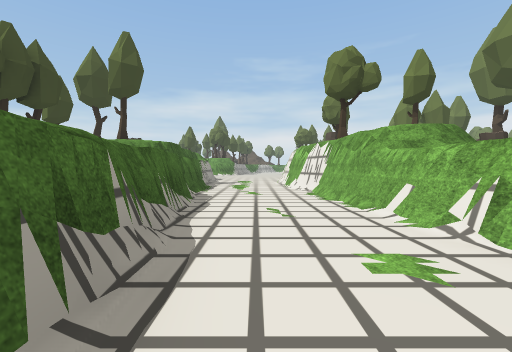
view 1 (above)

24 first-person views from a walk through a Unity game level. The camera is 1.4 m above the floor, tilts 2° down and sees 90° across. The floor is counted in squares, 2 m on a side. Each view is taken from the middle of a square. On the plan, view 1 faces up. The plan holds only what a view shows up to about 9 squares ahead; the rest is blank. The place goes on beyond the plan. Some animated figures are not drawn. Some surface patterns are stand-ins.

view 2
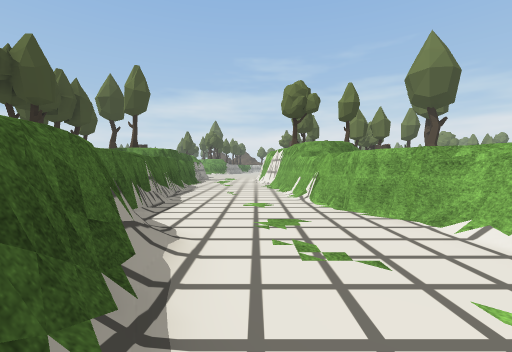

view 3
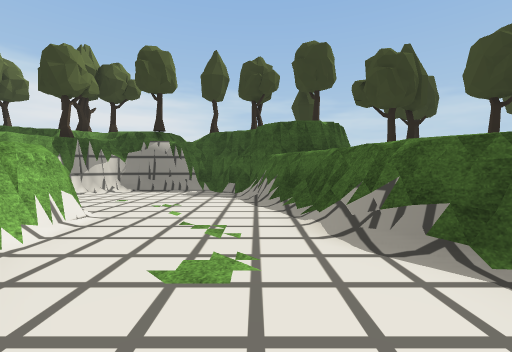

view 4
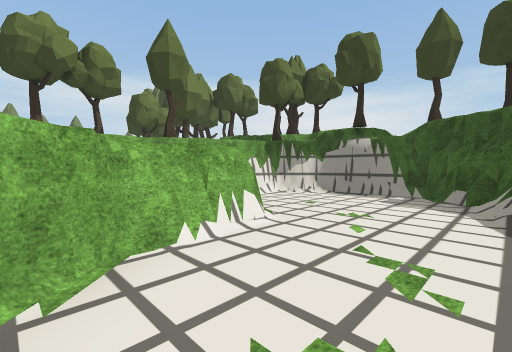

view 5
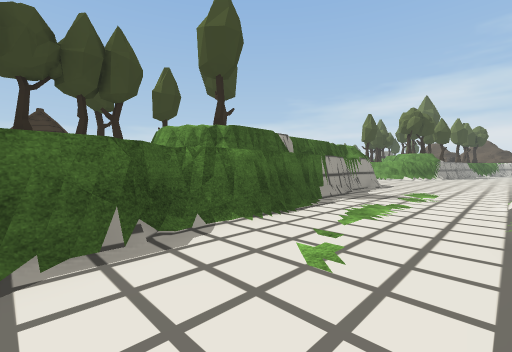

view 6
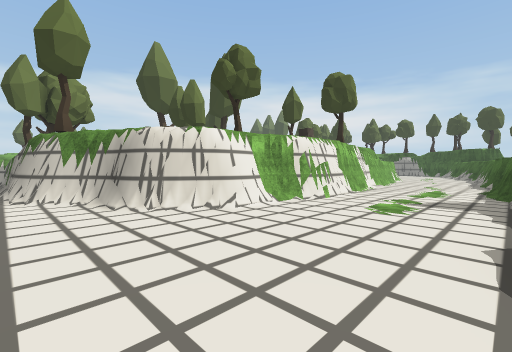

view 7
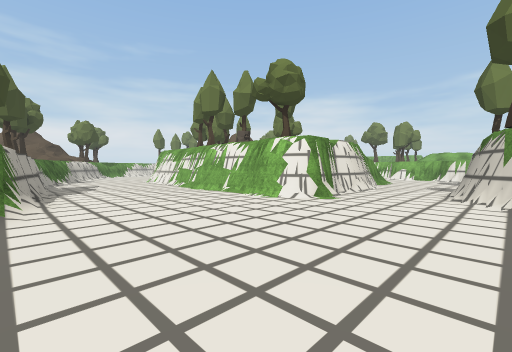

view 8
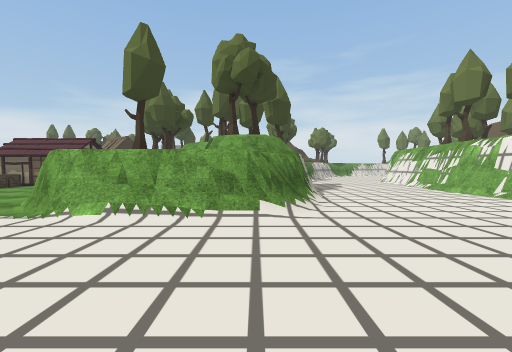

view 9
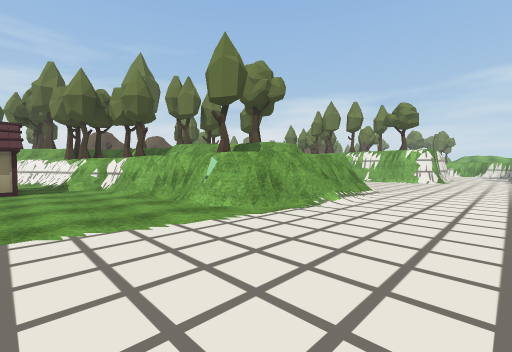

view 10
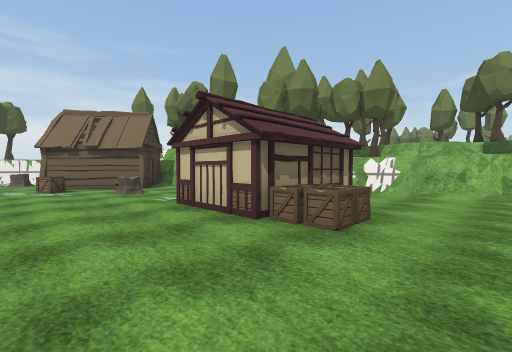

view 11
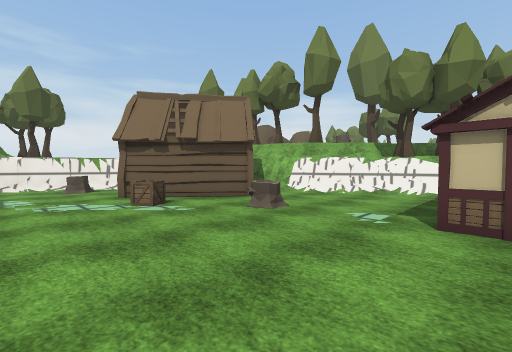

view 12
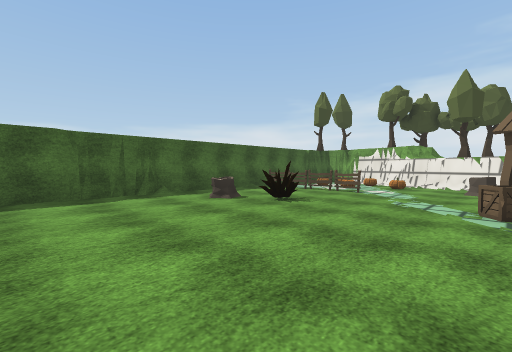

view 13
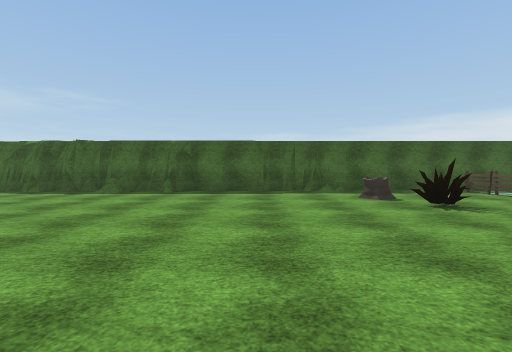

view 14
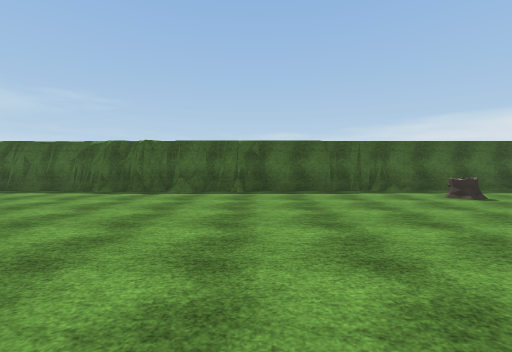

view 15
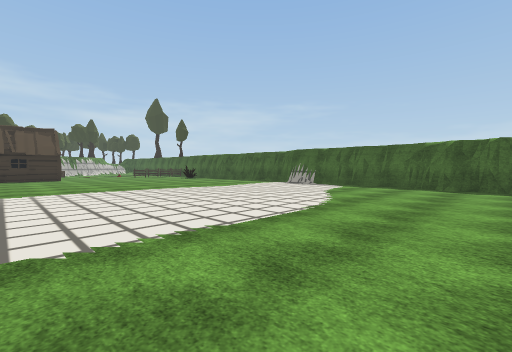

view 16
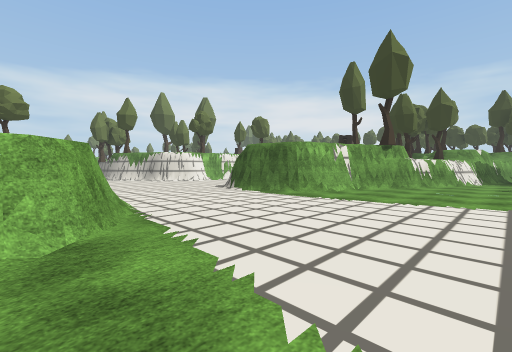

view 17
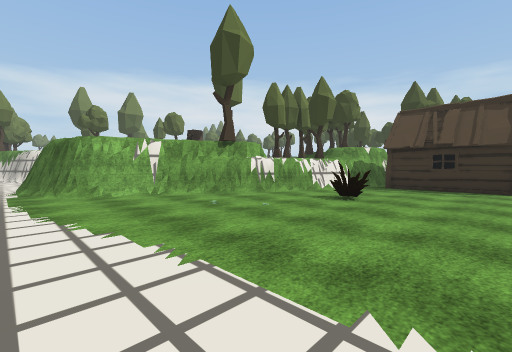

view 18
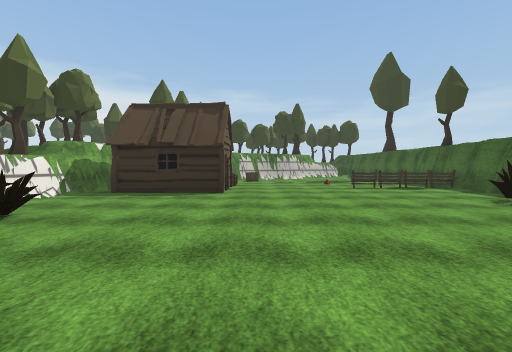

view 19
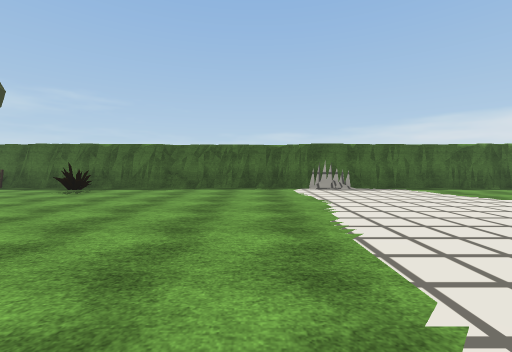

view 20
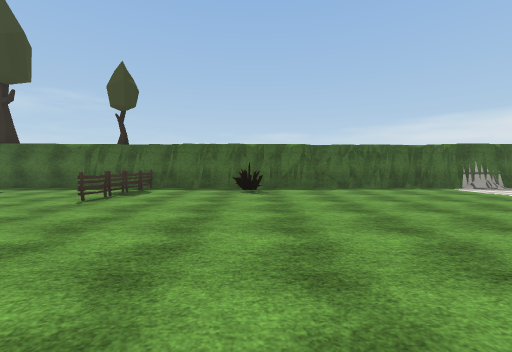

view 21
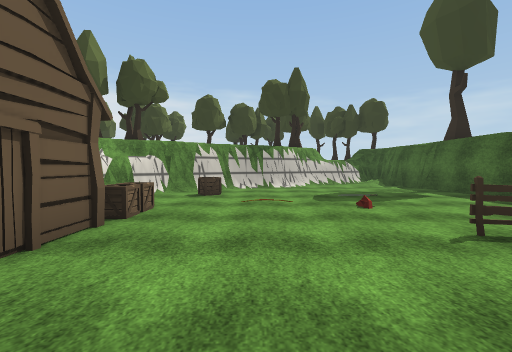

view 22
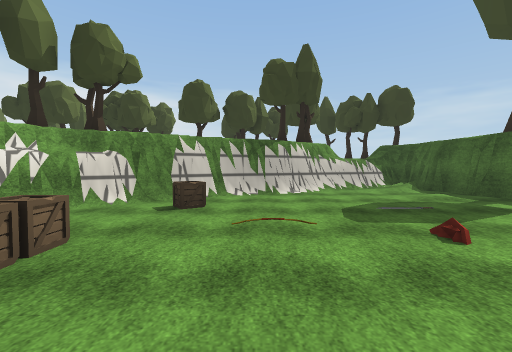

view 23
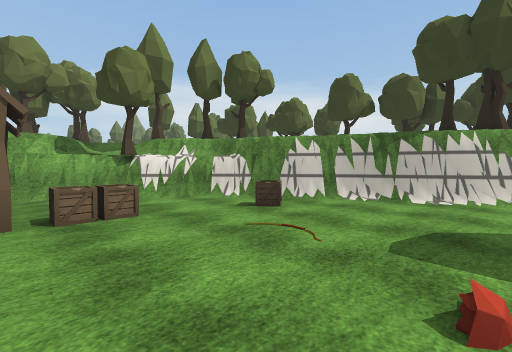

view 24
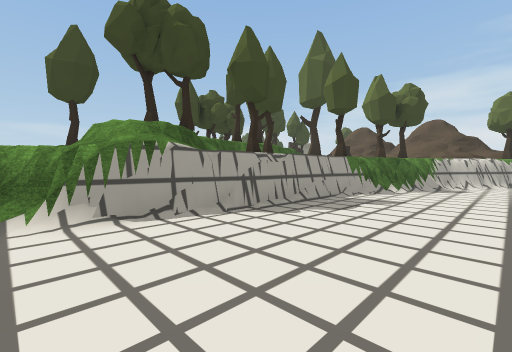

### Floor plan
Key: @ floor where view 1 was taken; # wall or solid block; . main floor; : floor 0.25 m higher than the main floor; / step, stairs or slope; ^ raised ledge; T tree; H hut; C crate; S stump; F fence; O other object.
Columns run from 21 left of view 1 to 10 right of it. Each row starts with its distance up from view 1.
 37     ##^^^
 36 #   O...#
 35 # ....S.
 34 #FFFF...HH             #
 33 #......HH.H#          ##
 32 #......C.H.##        ##.
 31 #.SO........#        #..
 30 #.......SS..##      ##..
 29 #............T      #...
 28 #............TT     #...
 27 #........#  .##     #...
 26 #........###.##     #...
 25 #........C....#     ....#
 24 ##............#    #....#
 23 #.............#    #....#
 22 #.............#    #....#
 21 #.............##  ##....#
 20 #..............####.....#####
 19 #.............................
 18 #..............................
 17 #..........................##//#
 16 #........................###  T
 15 #...............###....###    T
 14 #..............## #....#
 13 #..............#  #....#
 12 #.............##  #.../#
 11 #.............#   ##../#
 10 #..........O.##    #../#
  9 #.O..........#     #../#
  8 #...........##     #../#
  7 #.......HHHH#  T ^^#...#
  6 #.......H  H#  T   #...#
  5 #FFF....CHH##  ##  ^...#
  4 #...O...C..##  T#  #...#
  3 #..........#       ##..##
  2 #......C..##        #...#
  1 #........##         #...##
  0 #......###          #@...#
 -1 #./..###            ##...#
 -2 ##/###               #...:
 -3  ###                 #.....
 -4                      ##....#
 -5                       ##..##
 -6                        ####

Where each view was taken, in squares from view 1:
view 1: 0 up, 0 right, facing up
view 2: 3 down, 1 right, facing up
view 3: 2 up, 1 right, facing down
view 4: 1 up, 1 right, facing down-right
view 5: 5 up, 1 right, facing up-left
view 6: 17 up, 2 left, facing down-right
view 7: 16 up, 2 left, facing up-right
view 8: 16 up, 3 left, facing up
view 9: 17 up, 10 left, facing up-right
view 10: 23 up, 15 left, facing up-right
view 11: 27 up, 16 left, facing up-right
view 12: 27 up, 14 left, facing up-left
view 13: 28 up, 13 left, facing left
view 14: 26 up, 13 left, facing left
view 15: 23 up, 11 left, facing down-left
view 16: 21 up, 10 left, facing down-right
view 17: 16 up, 13 left, facing down-right
view 18: 14 up, 14 left, facing down
view 19: 14 up, 12 left, facing left
view 20: 9 up, 12 left, facing left
view 21: 8 up, 15 left, facing down
view 22: 6 up, 15 left, facing down
view 23: 5 up, 17 left, facing down-right
view 24: 21 up, 2 right, facing up-left
